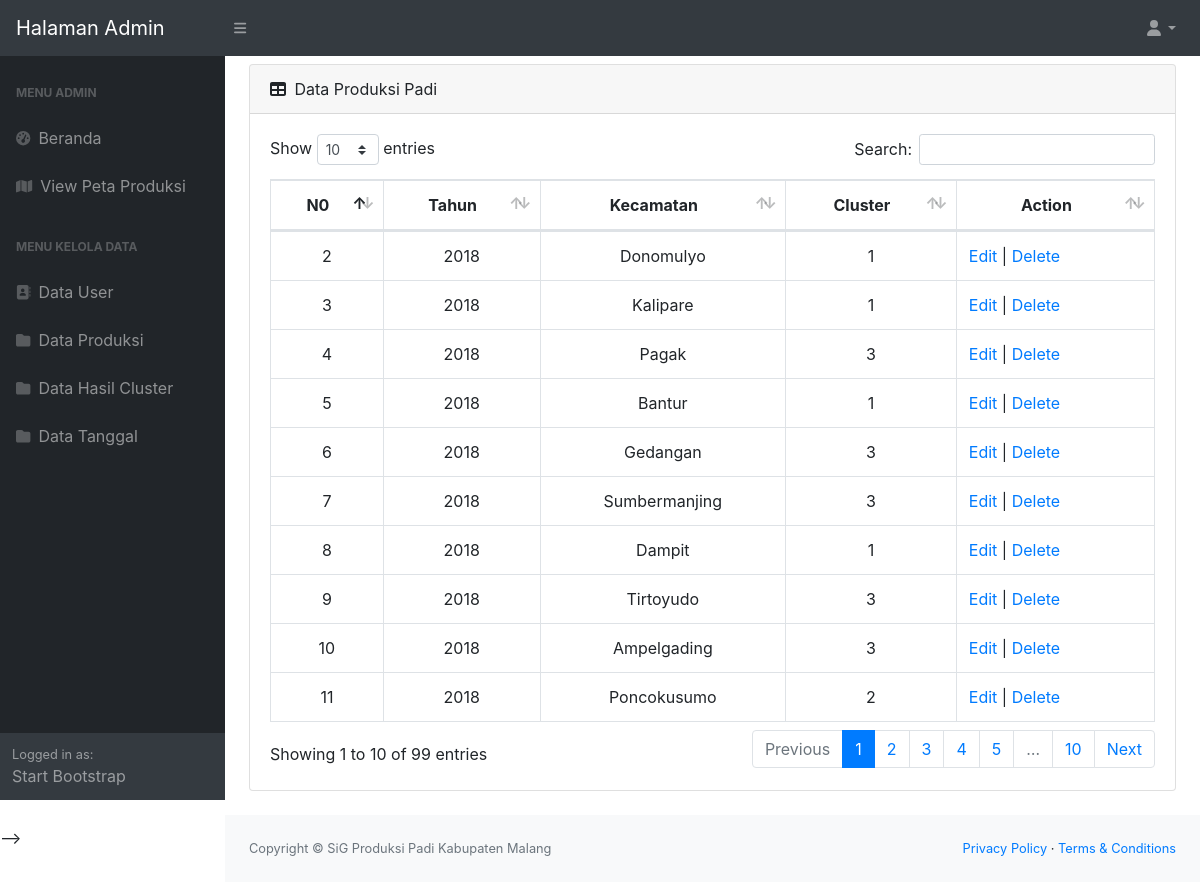
/index.php/admin_cluster, run on the app's committed database.
### tables this page shows
CREATE TABLE `tb_cluster` (
  `id_cluster` int(5) NOT NULL,
  `tahun` varchar(5) NOT NULL,
  `kecamatan` varchar(15) NOT NULL,
  `cluster` int(2) NOT NULL
);

### application/controllers/admin_cluster.php (called while the page is built, shortened)
<?php
class admin_cluster extends CI_Controller
{
    function __construct()
    {
        $this->load->model('data_cluster');
        $this->load->helper('url');
    }
    function index()
    {
        $data['cluster'] = $this->data_cluster->tampil_data()->result();
        $this->load->view('admin/v_admin_cluster', $data);
    }
}

### index.php (called while the page is built, shortened)
<?php
require_once BASEPATH.'core/CodeIgniter.php';

### application/models/data_cluster.php (called while the page is built, shortened)
<?php
class data_cluster extends CI_Model
{
    function tampil_data()
    {
        return $this->db->get('tb_cluster');
    }
}

### application/views/admin/v_admin_cluster.php (the view, shortened to what this page needs)
<!DOCTYPE html>
<html lang="en">
<head>
    <link href="<?= base_url('assets/'); ?>css/styles.css" rel="stylesheet" />
    <link href="<?= base_url('assets/'); ?>datatables/dataTables.bootstrap4.min.css" rel="stylesheet" />
</head>
<body class="sb-nav-fixed">
    <nav class="sb-topnav navbar navbar-expand navbar-dark bg-dark">
        <a class="navbar-brand" href="index.html">Halaman Admin</a>
        <button class="btn btn-link btn-sm order-1 order-lg-0" id="sidebarToggle" href="#"><i class="fas fa-bars"></i></button>
        <ul class="navbar-nav ml-auto ">
            <li class="nav-item dropdown">
                <a class="nav-link dropdown-toggle" id="userDropdown" href="#" role="button" data-toggle="dropdown" aria-haspopup="true" aria-expanded="false"><i class="fas fa-user fa-fw"></i></a>
            </li>
        </ul>
    </nav>
    <div id="layoutSidenav">
        <div id="layoutSidenav_nav">
            <nav class="sb-sidenav accordion sb-sidenav-dark" id="sidenavAccordion">
                <div class="sb-sidenav-menu">
                    <div class="nav">
                        <div class="sb-sidenav-menu-heading">Menu Admin</div>
                        <a href="<?php echo base_url(); ?>admin_control" class="nav-link">
                            <div class="sb-nav-link-icon"><i class="fas fa-tachometer-alt"></i></div>
                            Beranda
                        </a>
                        <a href="<?php echo base_url(); ?>admin_map" class="nav-link">
                            <div class="sb-nav-link-icon"><i class="fa fa-map"></i></div>
                            View Peta Produksi
                        </a>
                        <div class="sb-sidenav-menu-heading">Menu Kelola Data</div>
                        <a href="<?php echo base_url(); ?>admin_user" class="nav-link">
                            <div class="sb-nav-link-icon"><i class="fas fa-address-book"></i></div>
                            Data User
                        </a>
                        <a href="<?php echo base_url(); ?>admin_produksi" class="nav-link">
                            <div class="sb-nav-link-icon"><i class="fas fa-folder"></i></div>
                            Data Produksi
                        </a>
                        <a href="<?php echo base_url(); ?>admin_cluster" class="nav-link">
                            <div class="sb-nav-link-icon"><i class="fas fa-folder"></i></div>
                            Data Hasil Cluster
                        </a>
                        <a href="<?php echo base_url(); ?>tanggal_control" class="nav-link">
                            <div class="sb-nav-link-icon"><i class="fas fa-folder"></i></div>
                            Data Tanggal
                        </a>
                    </div>
                </div>
                <div class="sb-sidenav-footer">
                    <div class="small">Logged in as:</div>
                    Start Bootstrap
                </div>
            </nav>
        </div>
        <div id="layoutSidenav_content">
            <main>
                <div class="container-fluid">
                    <div class="card mb-4 mt-2">
                        <div class="card-header">
                            <i class="fas fa-table mr-1"></i>
                            Data Produksi Padi
                        </div>
                        <div class="card-body">
                            <div class="table-responsive">
                                <table class="table table-bordered" id="dataTable" width="100%" cellspacing="0">
                                    <thead>
                                        <tr>
                                            <th style="text-align: center;">N0</th>
                                            <th style="text-align: center;">Tahun</th>
                                            <th style="text-align: center;">Kecamatan</th>
                                            <th style="text-align: center;">Cluster</th>
                                            <th style="text-align: center;">Action</th>
                                        </tr>
                                    </thead>
                                    <?php foreach ($cluster as $u) : ?>
                                        <tr>
                                            <td>
                                                <center><?php echo $u->id_cluster ?></center>
                                            </td>
                                            <td>
                                                <center><?php echo $u->tahun ?></center>
                                            </td>
                                            <td>
                                                <center><?php echo $u->kecamatan ?></center>
                                            </td>
                                            <td>
                                                <center><?php echo $u->cluster ?></center>
                                            </td>
                                            <td>
                                                <?php echo anchor('admin_cluster/edit/' . $u->id_cluster, 'Edit'); ?> |
                                                <?php echo anchor('admin_cluster/hapus/' . $u->id_cluster, 'Delete'); ?> </td>
                                        </tr>
                                    <?php endforeach; ?>
                                </table>
                            </div>
                        </div>
                    </div>
                </div>
            </main>
            <footer class="py-4 bg-light mt-auto">
                <div class="container-fluid">
                    <div class="d-flex align-items-center justify-content-between small">
                        <div class="text-muted">Copyright &copy; SiG Produksi Padi Kabupaten Malang</div>
                        <div>
                            <a href="#">Privacy Policy</a>
                            &middot;
                            <a href="#">Terms &amp; Conditions</a>
                        </div>
                    </div>
                </div>
            </footer>
        </div>
    </div>
    <script src="assets/demo/datatables-demo.js"></script> -->
</body>
</html>

### data on the page
tb_cluster: id_cluster "2", tahun "2018", kecamatan "Donomulyo", cluster "1", id_cluster "Edit", id_cluster "Delete"
tb_cluster: id_cluster "3", tahun "2018", kecamatan "Kalipare", cluster "1", id_cluster "Edit", id_cluster "Delete"
tb_cluster: id_cluster "4", tahun "2018", kecamatan "Pagak", cluster "3", id_cluster "Edit", id_cluster "Delete"
tb_cluster: id_cluster "5", tahun "2018", kecamatan "Bantur", cluster "1", id_cluster "Edit", id_cluster "Delete"
tb_cluster: id_cluster "6", tahun "2018", kecamatan "Gedangan", cluster "3", id_cluster "Edit", id_cluster "Delete"
tb_cluster: id_cluster "7", tahun "2018", kecamatan "Sumbermanjing", cluster "3", id_cluster "Edit", id_cluster "Delete"
tb_cluster: id_cluster "8", tahun "2018", kecamatan "Dampit", cluster "1", id_cluster "Edit", id_cluster "Delete"
tb_cluster: id_cluster "9", tahun "2018", kecamatan "Tirtoyudo", cluster "3", id_cluster "Edit", id_cluster "Delete"
tb_cluster: id_cluster "10", tahun "2018", kecamatan "Ampelgading", cluster "3", id_cluster "Edit", id_cluster "Delete"
tb_cluster: id_cluster "11", tahun "2018", kecamatan "Poncokusumo", cluster "2", id_cluster "Edit", id_cluster "Delete"
